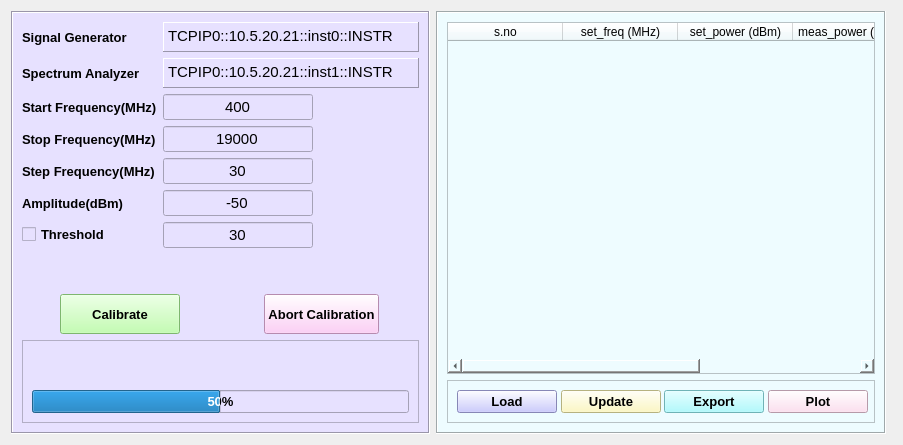
         <widget class="QWidget" name="Cable_Loss">
          <layout class="QGridLayout" name="gridLayout_174">
           <item row="0" column="0">
            <widget class="QFrame" name="frame_12">
             <property name="minimumSize">
              <size>
               <width>0</width>
               <height>0</height>
              </size>
             </property>
             <property name="maximumSize">
              <size>
               <width>450</width>
               <height>16777215</height>
              </size>
             </property>
             <property name="font">
              <font>
               <family>Arial</family>
               <pointsize>9</pointsize>
              </font>
             </property>
             <property name="styleSheet">
              <string notr="true">background-color: rgb(231, 225, 255);</string>
             </property>
             <property name="frameShape">
              <enum>QFrame::Box</enum>
             </property>
             <property name="frameShadow">
              <enum>QFrame::Sunken</enum>
             </property>
             <layout class="QGridLayout" name="gridLayout_170">
              <item row="9" column="0" colspan="2">
               <widget class="QFrame" name="frame_13">
                <property name="frameShape">
                 <enum>QFrame::StyledPanel</enum>
                </property>
                <property name="frameShadow">
                 <enum>QFrame::Raised</enum>
                </property>
                <layout class="QGridLayout" name="gridLayout_171">
                 <item row="1" column="0">
                  <widget class="QProgressBar" name="Rad_progressBar">
                   <property name="font">
                    <font>
                     <family>Arial</family>
                     <pointsize>10</pointsize>
                     <weight>75</weight>
                     <bold>true</bold>
                    </font>
                   </property>
                   <property name="value">
                    <number>50</number>
                   </property>
                  </widget>
                 </item>
                 <item row="0" column="0">
                  <spacer name="verticalSpacer_2">
                   <property name="orientation">
                    <enum>Qt::Vertical</enum>
                   </property>
                   <property name="sizeHint" stdset="0">
                    <size>
                     <width>20</width>
                     <height>40</height>
                    </size>
                   </property>
                  </spacer>
                 </item>
                </layout>
               </widget>
              </item>
              <item row="8" column="0" colspan="2">
               <layout class="QGridLayout" name="gridLayout_136">
                <item row="0" column="1" alignment="Qt::AlignHCenter">
                 <widget class="QPushButton" name="PB_Rad_Abort">
                  <property name="minimumSize">
                   <size>
                    <width>0</width>
                    <height>40</height>
                   </size>
                  </property>
                  <property name="maximumSize">
                   <size>
                    <width>16777215</width>
                    <height>40</height>
                   </size>
                  </property>
                  <property name="font">
                   <font>
                    <family>Arial</family>
                    <pointsize>10</pointsize>
                    <weight>75</weight>
                    <bold>true</bold>
                   </font>
                  </property>
                  <property name="toolTip">
                   <string>Abort</string>
                  </property>
                  <property name="styleSheet">
                   <string notr="true">background-color: rgb(255, 194, 245);</string>
                  </property>
                  <property name="text">
                   <string>Abort Calibration</string>
                  </property>
                 </widget>
                </item>
                <item row="0" column="0" alignment="Qt::AlignHCenter">
                 <widget class="QPushButton" name="PB_Rad_Calib">
                  <property name="minimumSize">
                   <size>
                    <width>120</width>
                    <height>40</height>
                   </size>
                  </property>
                  <property name="maximumSize">
                   <size>
                    <width>120</width>
                    <height>16777215</height>
                   </size>
                  </property>
                  <property name="font">
                   <font>
                    <family>Arial</family>
                    <pointsize>10</pointsize>
                    <weight>75</weight>
                    <bold>true</bold>
                   </font>
                  </property>
                  <property name="toolTip">
                   <string>Calibrate</string>
                  </property>
                  <property name="styleSheet">
                   <string notr="true">background-color: rgb(177, 255, 155);</string>
                  </property>
                  <property name="text">
                   <string>Calibrate</string>
                  </property>
                 </widget>
                </item>
               </layout>
              </item>
              <item row="0" column="1">
               <widget class="QTextEdit" name="textEdit_Rad_SigGen">
                <property name="minimumSize">
                 <size>
                  <width>0</width>
                  <height>0</height>
                 </size>
                </property>
                <property name="maximumSize">
                 <size>
                  <width>16777215</width>
                  <height>30</height>
                 </size>
                </property>
                <property name="font">
                 <font>
                  <family>Arial</family>
                  <pointsize>11</pointsize>
                  <weight>50</weight>
                  <bold>false</bold>
                 </font>
                </property>
                <property name="toolTip">
                 <string>Signal generator</string>
                </property>
                <property name="frameShape">
                 <enum>QFrame::Panel</enum>
                </property>
                <property name="frameShadow">
                 <enum>QFrame::Raised</enum>
                </property>
                <property name="html">
                 <string>&lt;!DOCTYPE HTML PUBLIC &quot;-//W3C//DTD HTML 4.0//EN&quot; &quot;http://www.w3.org/TR/REC-html40/strict.dtd&quot;&gt;
&lt;html&gt;&lt;head&gt;&lt;meta name=&quot;qrichtext&quot; content=&quot;1&quot; /&gt;&lt;style type=&quot;text/css&quot;&gt;
p, li { white-space: pre-wrap; }
&lt;/style&gt;&lt;/head&gt;&lt;body style=&quot; font-family:'Arial'; font-size:11pt; font-weight:400; font-style:normal;&quot;&gt;
&lt;p style=&quot; margin-top:0px; margin-bottom:0px; margin-left:0px; margin-right:0px; -qt-block-indent:0; text-indent:0px;&quot;&gt;&lt;span style=&quot; font-family:'MS Shell Dlg 2';&quot;&gt;TCPIP0::10.5.20.21::inst0::INSTR&lt;/span&gt;&lt;/p&gt;&lt;/body&gt;&lt;/html&gt;</string>
                </property>
                <property name="acceptRichText">
                 <bool>true</bool>
                </property>
               </widget>
              </item>
              <item row="1" column="0">
               <widget class="QLabel" name="label_109">
                <property name="font">
                 <font>
                  <family>Arial</family>
                  <pointsize>10</pointsize>
                  <weight>75</weight>
                  <bold>true</bold>
                 </font>
                </property>
                <property name="text">
                 <string>Spectrum Analyzer</string>
                </property>
               </widget>
              </item>
              <item row="1" column="1">
               <widget class="QTextEdit" name="textEdit_Rad_Spect_Analyzer">
                <property name="minimumSize">
                 <size>
                  <width>0</width>
                  <height>0</height>
                 </size>
                </property>
                <property name="maximumSize">
                 <size>
                  <width>16777215</width>
                  <height>30</height>
                 </size>
                </property>
                <property name="font">
                 <font>
                  <family>Arial</family>
                  <pointsize>11</pointsize>
                  <weight>50</weight>
                  <bold>false</bold>
                 </font>
                </property>
                <property name="toolTip">
                 <string>Spectrum Analyzer</string>
                </property>
                <property name="frameShape">
                 <enum>QFrame::Panel</enum>
                </property>
                <property name="frameShadow">
                 <enum>QFrame::Raised</enum>
                </property>
                <property name="html">
                 <string>&lt;!DOCTYPE HTML PUBLIC &quot;-//W3C//DTD HTML 4.0//EN&quot; &quot;http://www.w3.org/TR/REC-html40/strict.dtd&quot;&gt;
&lt;html&gt;&lt;head&gt;&lt;meta name=&quot;qrichtext&quot; content=&quot;1&quot; /&gt;&lt;style type=&quot;text/css&quot;&gt;
p, li { white-space: pre-wrap; }
&lt;/style&gt;&lt;/head&gt;&lt;body style=&quot; font-family:'Arial'; font-size:11pt; font-weight:400; font-style:normal;&quot;&gt;
&lt;p style=&quot; margin-top:0px; margin-bottom:0px; margin-left:0px; margin-right:0px; -qt-block-indent:0; text-indent:0px;&quot;&gt;&lt;span style=&quot; font-family:'MS Shell Dlg 2';&quot;&gt;TCPIP0::10.5.20.21::inst1::INSTR&lt;/span&gt;&lt;/p&gt;&lt;/body&gt;&lt;/html&gt;</string>
                </property>
                <property name="acceptRichText">
                 <bool>true</bool>
                </property>
               </widget>
              </item>
              <item row="0" column="0">
               <widget class="QLabel" name="label_108">
                <property name="font">
                 <font>
                  <family>Arial</family>
                  <pointsize>10</pointsize>
                  <weight>75</weight>
                  <bold>true</bold>
                 </font>
                </property>
                <property name="text">
                 <string>Signal Generator</string>
                </property>
               </widget>
              </item>
              <item row="3" column="1">
               <widget class="QLineEdit" name="lineEdit_Rad_Stop_Freq">
                <property name="maximumSize">
                 <size>
                  <width>150</width>
                  <height>16777215</height>
                 </size>
                </property>
                <property name="font">
                 <font>
                  <family>Arial</family>
                  <pointsize>11</pointsize>
                  <weight>50</weight>
                  <bold>false</bold>
                 </font>
                </property>
                <property name="toolTip">
                 <string>Stop Frequency</string>
                </property>
                <property name="text">
                 <string>19000</string>
                </property>
                <property name="alignment">
                 <set>Qt::AlignCenter</set>
                </property>
               </widget>
              </item>
              <item row="4" column="0">
               <widget class="QLabel" name="label_112">
                <property name="font">
                 <font>
                  <family>Arial</family>
                  <pointsize>10</pointsize>
                  <weight>75</weight>
                  <bold>true</bold>
                 </font>
                </property>
                <property name="text">
                 <string>Step Frequency(MHz)</string>
                </property>
               </widget>
              </item>
              <item row="2" column="0">
               <widget class="QLabel" name="label_110">
                <property name="font">
                 <font>
                  <family>Arial</family>
                  <pointsize>10</pointsize>
                  <weight>75</weight>
                  <bold>true</bold>
                 </font>
                </property>
                <property name="text">
                 <string>Start Frequency(MHz)</string>
                </property>
               </widget>
              </item>
              <item row="4" column="1">
               <widget class="QLineEdit" name="lineEdit_Rad_Step_Freq">
                <property name="maximumSize">
                 <size>
                  <width>150</width>
                  <height>16777215</height>
                 </size>
                </property>
                <property name="font">
                 <font>
                  <family>Arial</family>
                  <pointsize>11</pointsize>
                  <weight>50</weight>
                  <bold>false</bold>
                 </font>
                </property>
                <property name="toolTip">
                 <string>Step Frequency</string>
                </property>
                <property name="text">
                 <string>30</string>
                </property>
                <property name="alignment">
                 <set>Qt::AlignCenter</set>
                </property>
               </widget>
              </item>
              <item row="3" column="0">
               <widget class="QLabel" name="label_111">
                <property name="font">
                 <font>
                  <family>Arial</family>
                  <pointsize>10</pointsize>
                  <weight>75</weight>
                  <bold>true</bold>
                 </font>
                </property>
                <property name="text">
                 <string>Stop Frequency(MHz)</string>
                </property>
               </widget>
              </item>
              <item row="5" column="1">
               <widget class="QLineEdit" name="lineEdit_Rad_Ampl">
                <property name="maximumSize">
                 <size>
                  <width>150</width>
                  <height>16777215</height>
                 </size>
                </property>
                <property name="font">
                 <font>
                  <family>Arial</family>
                  <pointsize>11</pointsize>
                  <weight>50</weight>
                  <bold>false</bold>
                 </font>
                </property>
                <property name="toolTip">
                 <string>Amplitude</string>
                </property>
                <property name="text">
                 <string>-50</string>
                </property>
                <property name="alignment">
                 <set>Qt::AlignCenter</set>
                </property>
               </widget>
              </item>
              <item row="2" column="1">
               <widget class="QLineEdit" name="lineEdit_Rad_Start_Freq">
                <property name="maximumSize">
                 <size>
                  <width>150</width>
                  <height>16777215</height>
                 </size>
                </property>
                <property name="font">
                 <font>
                  <family>Arial</family>
                  <pointsize>11</pointsize>
                  <weight>50</weight>
                  <bold>false</bold>
                 </font>
                </property>
                <property name="toolTip">
                 <string>Start Frequency</string>
                </property>
                <property name="text">
                 <string>400</string>
                </property>
                <property name="alignment">
                 <set>Qt::AlignCenter</set>
                </property>
               </widget>
              </item>
              <item row="6" column="1">
               <widget class="QLineEdit" name="lineEdit_Rad_Thrs">
                <property name="minimumSize">
                 <size>
                  <width>150</width>
                  <height>20</height>
                 </size>
                </property>
                <property name="maximumSize">
                 <size>
                  <width>150</width>
                  <height>16777215</height>
                 </size>
                </property>
                <property name="font">
                 <font>
                  <family>Arial</family>
                  <pointsize>11</pointsize>
                 </font>
                </property>
                <property name="toolTip">
                 <string>Threshold</string>
                </property>
                <property name="text">
                 <string>30</string>
                </property>
                <property name="alignment">
                 <set>Qt::AlignCenter</set>
                </property>
               </widget>
              </item>
              <item row="6" column="0">
               <widget class="QCheckBox" name="checkBox_Thrs">
                <property name="font">
                 <font>
                  <family>Arial</family>
                  <pointsize>10</pointsize>
                  <weight>75</weight>
                  <bold>true</bold>
                 </font>
                </property>
                <property name="text">
                 <string>Threshold</string>
                </property>
               </widget>
              </item>
              <item row="5" column="0">
               <widget class="QLabel" name="label_113">
                <property name="font">
                 <font>
                  <family>Arial</family>
                  <pointsize>10</pointsize>
                  <weight>75</weight>
                  <bold>true</bold>
                 </font>
                </property>
                <property name="text">
                 <string>Amplitude(dBm)</string>
                </property>
               </widget>
              </item>
              <item row="7" column="0">
               <spacer name="verticalSpacer">
                <property name="orientation">
                 <enum>Qt::Vertical</enum>
                </property>
                <property name="sizeHint" stdset="0">
                 <size>
                  <width>20</width>
                  <height>40</height>
                 </size>
                </property>
               </spacer>
              </item>
             </layout>
            </widget>
           </item>
           <item row="0" column="1">
            <widget class="QFrame" name="frame_Calibration_table_2">
             <property name="minimumSize">
              <size>
               <width>0</width>
               <height>0</height>
              </size>
             </property>
             <property name="maximumSize">
              <size>
               <width>450</width>
               <height>16777215</height>
              </size>
             </property>
             <property name="styleSheet">
              <string notr="true">background-color: rgb(238, 252, 255);</string>
             </property>
             <property name="frameShape">
              <enum>QFrame::Box</enum>
             </property>
             <property name="frameShadow">
              <enum>QFrame::Sunken</enum>
             </property>
             <layout class="QGridLayout" name="gridLayout_172">
              <item row="1" column="0">
               <widget class="QFrame" name="frame_15">
                <property name="styleSheet">
                 <string notr="true"/>
                </property>
                <property name="frameShape">
                 <enum>QFrame::StyledPanel</enum>
                </property>
                <property name="frameShadow">
                 <enum>QFrame::Raised</enum>
                </property>
                <layout class="QGridLayout" name="gridLayout_173">
                 <item row="0" column="0">
                  <widget class="QPushButton" name="PB_Load">
                   <property name="minimumSize">
                    <size>
                     <width>100</width>
                     <height>0</height>
                    </size>
                   </property>
                   <property name="maximumSize">
                    <size>
                     <width>100</width>
                     <height>16777215</height>
                    </size>
                   </property>
                   <property name="font">
                    <font>
                     <family>Arial</family>
                     <pointsize>10</pointsize>
                     <weight>75</weight>
                     <bold>true</bold>
                    </font>
                   </property>
                   <property name="toolTip">
                    <string>Load</string>
                   </property>
                   <property name="styleSheet">
                    <string notr="true">background-color: rgb(189, 189, 255);</string>
                   </property>
                   <property name="text">
                    <string>Load</string>
                   </property>
                  </widget>
                 </item>
                 <item row="0" column="1">
                  <widget class="QPushButton" name="PB_Update">
                   <property name="minimumSize">
                    <size>
                     <width>100</width>
                     <height>0</height>
                    </size>
                   </property>
                   <property name="maximumSize">
                    <size>
                     <width>100</width>
                     <height>16777215</height>
                    </size>
                   </property>
                   <property name="font">
                    <font>
                     <family>Arial</family>
                     <pointsize>10</pointsize>
                     <weight>75</weight>
                     <bold>true</bold>
                    </font>
                   </property>
                   <property name="toolTip">
                    <string>Update</string>
                   </property>
                   <property name="styleSheet">
                    <string notr="true">background-color: rgb(255, 249, 179);</string>
                   </property>
                   <property name="text">
                    <string>Update</string>
                   </property>
                  </widget>
                 </item>
                 <item row="0" column="2">
                  <widget class="QPushButton" name="PB_Export">
                   <property name="minimumSize">
                    <size>
                     <width>100</width>
                     <height>0</height>
                    </size>
                   </property>
                   <property name="maximumSize">
                    <size>
                     <width>100</width>
                     <height>16777215</height>
                    </size>
                   </property>
                   <property name="font">
                    <font>
                     <family>Arial</family>
                     <pointsize>10</pointsize>
                     <weight>75</weight>
                     <bold>true</bold>
                    </font>
                   </property>
                   <property name="toolTip">
                    <string>Export</string>
                   </property>
                   <property name="styleSheet">
                    <string notr="true">background-color: rgb(156, 251, 255);</string>
                   </property>
                   <property name="text">
                    <string>Export</string>
                   </property>
                  </widget>
                 </item>
                 <item row="0" column="3">
                  <widget class="QPushButton" name="PB_Plot">
                   <property name="minimumSize">
                    <size>
                     <width>100</width>
                     <height>0</height>
                    </size>
                   </property>
                   <property name="maximumSize">
                    <size>
                     <width>100</width>
                     <height>16777215</height>
                    </size>
                   </property>
                   <property name="font">
                    <font>
                     <family>Arial</family>
                     <pointsize>10</pointsize>
                     <weight>75</weight>
                     <bold>true</bold>
                    </font>
                   </property>
                   <property name="styleSheet">
                    <string notr="true">background-color: rgb(255, 215, 236);</string>
                   </property>
                   <property name="text">
                    <string>Plot</string>
                   </property>
                  </widget>
                 </item>
                </layout>
               </widget>
              </item>
              <item row="0" column="0">
               <widget class="QTableWidget" name="RFPath_tableWidget">
                <property name="font">
                 <font>
                  <family>Arial</family>
                 </font>
                </property>
                <attribute name="horizontalHeaderDefaultSectionSize">
                 <number>115</number>
                </attribute>
                <attribute name="horizontalHeaderMinimumSectionSize">
                 <number>30</number>
                </attribute>
                <attribute name="horizontalHeaderStretchLastSection">
                 <bool>false</bool>
                </attribute>
                <attribute name="verticalHeaderDefaultSectionSize">
                 <number>30</number>
                </attribute>
                <column>
                 <property name="text">
                  <string>s.no</string>
                 </property>
                </column>
                <column>
                 <property name="text">
                  <string>set_freq (MHz)</string>
                 </property>
                </column>
                <column>
                 <property name="text">
                  <string>set_power (dBm)</string>
                 </property>
                </column>
                <column>
                 <property name="text">
                  <string>meas_power (dBm)</string>
                 </property>
                </column>
                <column>
                 <property name="text">
                  <string>path_loss (dB)</string>
                 </property>
                </column>
               </widget>
              </item>
             </layout>
            </widget>
           </item>
           <item row="0" column="2">
            <widget class="GraphicsLayoutWidget" name="RFPath_Loss_Graph" native="true"/>
           </item>
          </layout>
         </widget>
